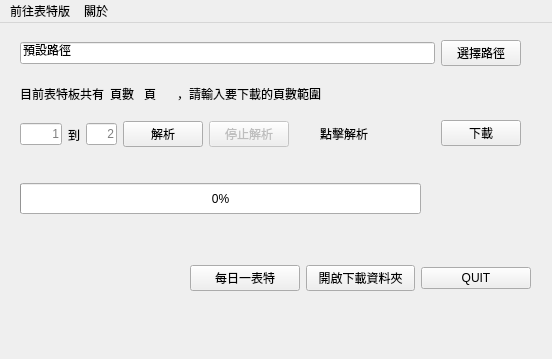
<?xml version="1.0" encoding="UTF-8"?>
<ui version="4.0">
 <class>MainWindow</class>
 <widget class="QMainWindow" name="MainWindow">
  <property name="geometry">
   <rect>
    <x>0</x>
    <y>0</y>
    <width>552</width>
    <height>359</height>
   </rect>
  </property>
  <property name="contextMenuPolicy">
   <enum>Qt::NoContextMenu</enum>
  </property>
  <property name="windowTitle">
   <string>表特板下載器-BeautyDownloader 1.0</string>
  </property>
  <widget class="QWidget" name="centralwidget">
   <property name="contextMenuPolicy">
    <enum>Qt::DefaultContextMenu</enum>
   </property>
   <property name="autoFillBackground">
    <bool>true</bool>
   </property>
   <widget class="QWidget" name="horizontalLayoutWidget">
    <property name="geometry">
     <rect>
      <x>20</x>
      <y>10</y>
      <width>501</width>
      <height>41</height>
     </rect>
    </property>
    <layout class="QHBoxLayout" name="horizontalLayout">
     <item>
      <widget class="QLineEdit" name="choosePathLabel">
       <property name="text">
        <string>預設路徑</string>
       </property>
       <property name="readOnly">
        <bool>true</bool>
       </property>
      </widget>
     </item>
     <item>
      <widget class="QPushButton" name="choosePathButton">
       <property name="sizePolicy">
        <sizepolicy hsizetype="Fixed" vsizetype="Fixed">
         <horstretch>0</horstretch>
         <verstretch>0</verstretch>
        </sizepolicy>
       </property>
       <property name="text">
        <string>選擇路徑</string>
       </property>
      </widget>
     </item>
    </layout>
   </widget>
   <widget class="QWidget" name="horizontalLayoutWidget_2">
    <property name="geometry">
     <rect>
      <x>20</x>
      <y>50</y>
      <width>301</width>
      <height>41</height>
     </rect>
    </property>
    <layout class="QHBoxLayout" name="horizontalLayout_2">
     <item>
      <widget class="QLabel" name="label_3">
       <property name="text">
        <string>目前表特板共有</string>
       </property>
      </widget>
     </item>
     <item>
      <widget class="QLabel" name="allPageNumLabel">
       <property name="text">
        <string>頁數</string>
       </property>
      </widget>
     </item>
     <item alignment="Qt::AlignLeft">
      <widget class="QLabel" name="label">
       <property name="text">
        <string>頁</string>
       </property>
      </widget>
     </item>
     <item>
      <widget class="QLabel" name="label_4">
       <property name="text">
        <string>，請輸入要下載的頁數範圍</string>
       </property>
      </widget>
     </item>
    </layout>
   </widget>
   <widget class="QWidget" name="horizontalLayoutWidget_3">
    <property name="geometry">
     <rect>
      <x>20</x>
      <y>90</y>
      <width>269</width>
      <height>43</height>
     </rect>
    </property>
    <layout class="QHBoxLayout" name="horizontalLayout_3">
     <item>
      <widget class="QLineEdit" name="firstPageTextedit">
       <property name="minimumSize">
        <size>
         <width>42</width>
         <height>0</height>
        </size>
       </property>
       <property name="text">
        <string notr="true"/>
       </property>
       <property name="echoMode">
        <enum>QLineEdit::Normal</enum>
       </property>
       <property name="alignment">
        <set>Qt::AlignRight|Qt::AlignTrailing|Qt::AlignVCenter</set>
       </property>
       <property name="placeholderText">
        <string notr="true">1</string>
       </property>
      </widget>
     </item>
     <item>
      <widget class="QLabel" name="label_2">
       <property name="text">
        <string>到</string>
       </property>
      </widget>
     </item>
     <item>
      <widget class="QLineEdit" name="finalPageTextedit">
       <property name="text">
        <string notr="true"/>
       </property>
       <property name="frame">
        <bool>true</bool>
       </property>
       <property name="alignment">
        <set>Qt::AlignRight|Qt::AlignTrailing|Qt::AlignVCenter</set>
       </property>
       <property name="placeholderText">
        <string notr="true">2</string>
       </property>
      </widget>
     </item>
     <item>
      <widget class="QPushButton" name="sendPageButton">
       <property name="text">
        <string>解析</string>
       </property>
      </widget>
     </item>
     <item>
      <widget class="QPushButton" name="stopSend">
       <property name="enabled">
        <bool>false</bool>
       </property>
       <property name="text">
        <string>停止解析</string>
       </property>
      </widget>
     </item>
    </layout>
   </widget>
   <widget class="QWidget" name="horizontalLayoutWidget_4">
    <property name="geometry">
     <rect>
      <x>320</x>
      <y>90</y>
      <width>201</width>
      <height>41</height>
     </rect>
    </property>
    <layout class="QHBoxLayout" name="horizontalLayout_4">
     <item>
      <widget class="QLabel" name="tellTitleNumLabel">
       <property name="enabled">
        <bool>true</bool>
       </property>
       <property name="text">
        <string>點擊解析</string>
       </property>
       <property name="textInteractionFlags">
        <set>Qt::NoTextInteraction</set>
       </property>
      </widget>
     </item>
     <item>
      <widget class="QLabel" name="titleNumLabel">
       <property name="text">
        <string/>
       </property>
      </widget>
     </item>
     <item>
      <widget class="QPushButton" name="downloadButton">
       <property name="text">
        <string>下載</string>
       </property>
      </widget>
     </item>
    </layout>
   </widget>
   <widget class="QProgressBar" name="downloadBar">
    <property name="geometry">
     <rect>
      <x>20</x>
      <y>160</y>
      <width>401</width>
      <height>31</height>
     </rect>
    </property>
    <property name="value">
     <number>0</number>
    </property>
    <property name="textVisible">
     <bool>true</bool>
    </property>
    <property name="invertedAppearance">
     <bool>false</bool>
    </property>
   </widget>
   <widget class="QWidget" name="horizontalLayoutWidget_5">
    <property name="geometry">
     <rect>
      <x>190</x>
      <y>220</y>
      <width>341</width>
      <height>71</height>
     </rect>
    </property>
    <layout class="QHBoxLayout" name="horizontalLayout_5">
     <item>
      <widget class="QPushButton" name="randomBeauty">
       <property name="text">
        <string>每日一表特</string>
       </property>
      </widget>
     </item>
     <item>
      <widget class="QPushButton" name="openFolder">
       <property name="text">
        <string>開啟下載資料夾</string>
       </property>
      </widget>
     </item>
     <item>
      <widget class="QPushButton" name="QuitButton">
       <property name="text">
        <string>QUIT</string>
       </property>
      </widget>
     </item>
    </layout>
   </widget>
  </widget>
  <widget class="QMenuBar" name="menuBar">
   <property name="geometry">
    <rect>
     <x>0</x>
     <y>0</y>
     <width>552</width>
     <height>21</height>
    </rect>
   </property>
   <widget class="QMenu" name="goToBeauty">
    <property name="title">
     <string>前往表特版</string>
    </property>
   </widget>
   <widget class="QMenu" name="aboutMenu">
    <property name="title">
     <string>關於</string>
    </property>
    <addaction name="helpMenu"/>
    <addaction name="aboutApp"/>
   </widget>
   <addaction name="goToBeauty"/>
   <addaction name="aboutMenu"/>
  </widget>
  <action name="helpMenu">
   <property name="checkable">
    <bool>false</bool>
   </property>
   <property name="enabled">
    <bool>true</bool>
   </property>
   <property name="text">
    <string>使用說明</string>
   </property>
  </action>
  <action name="aboutApp">
   <property name="text">
    <string>關於此軟體</string>
   </property>
  </action>
 </widget>
 <resources/>
 <connections/>
</ui>
